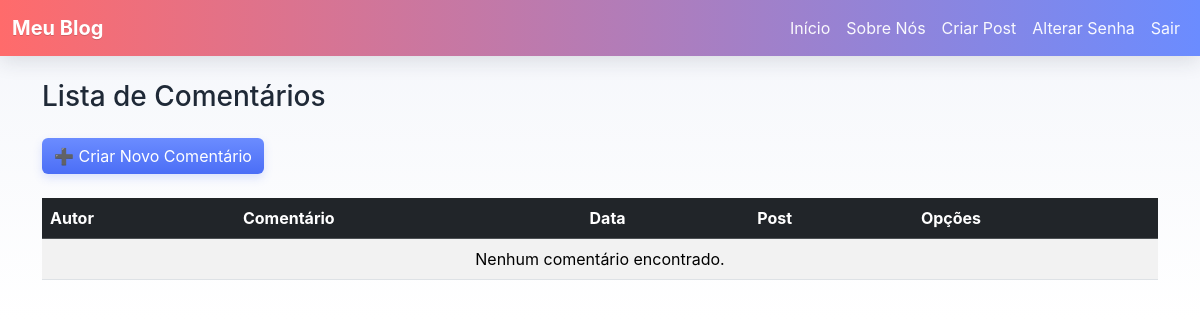
The page /comentarios/ (signed in) on the database as committed earlier.
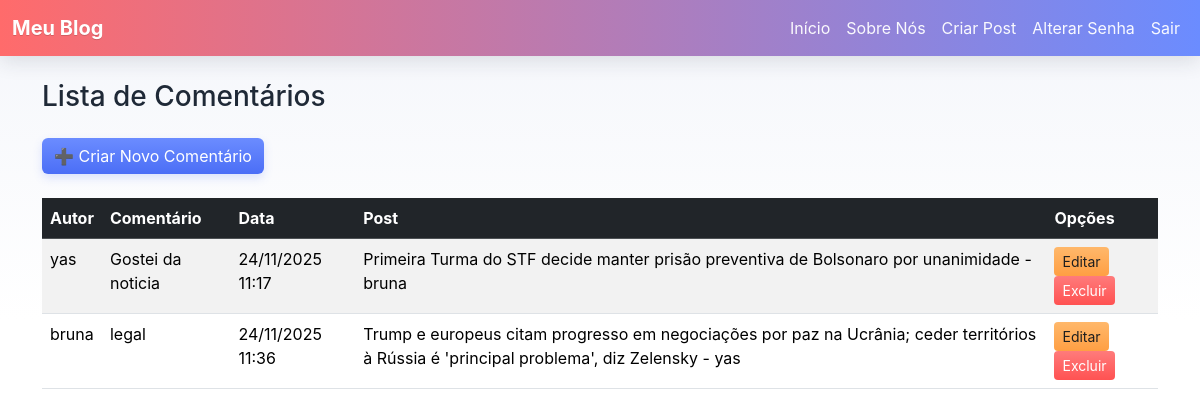
The same page on the database as committed later.
### paginas/models.py (models this page shows, shortened)
class Comentario(models.Model):
    autor = models.ForeignKey(User, on_delete=models.PROTECT)
    comentario = models.TextField()
    data = models.DateTimeField(auto_now_add=True)
    post = models.ForeignKey(Post, on_delete=models.PROTECT)

class Post(models.Model):
    titulo = models.CharField(max_length=255)
    data = models.DateTimeField(auto_now_add=True)
    texto = models.TextField()
    categoria = models.ForeignKey(Categoria, on_delete=models.PROTECT)
    autor = models.ForeignKey(User, on_delete=models.PROTECT)
    def __str__(self):
        return f"{self.titulo} - {self.autor.username}"

### paginas/views.py (the view)
# urls.py: path('comentarios/', ComentarioList.as_view(), name='comentario_list'),
class ComentarioList(LoginRequiredMixin, ListView):
    model = Comentario
    template_name = 'paginas/listas/comentario.html'
    paginate_by = 10

### paginas/templates/paginas/listas/comentario.html (shortened to what this page needs)
{% extends "paginas/modelo.html" %}
{% block conteudo %}
    <h3 class="my-4">Lista de Comentários</h3>
    <a href="{% url 'comentario_novo' %}" class="btn btn-primary mb-4">➕ Criar Novo Comentário</a>
    <div class="table-responsive">
        <table class="table table-striped table-hover">
            <thead class="table-dark">
                <tr>
                    <th scope="col">Autor</th>
                    <th scope="col">Comentário</th>
                    <th scope="col">Data</th>
                    <th scope="col">Post</th>
                    <th scope="col">Opções</th>
                </tr>
            </thead>
            <tbody>
                {% for obj in object_list %}
                    <tr>
                        <td>{{ obj.autor }}</td>
                        <td>{{ obj.comentario|truncatechars:100 }}</td>
                        <td>{{ obj.data|date:"d/m/Y H:i" }}</td>
                        <td>{{ obj.post }}</td>
                        <td>
                            {% if user.is_authenticated %}
                                {% if user.is_superuser or user == obj.autor %}
                                    <a href="{% url 'comentario_editar' obj.pk %}" class="btn btn-sm btn-warning">Editar</a>
                                    <a href="{% url 'comentario_excluir' obj.pk %}" class="btn btn-sm btn-danger">Excluir</a>
                                {% endif %}
                            {% endif %}
                        </td>
                    </tr>
                {% empty %}
                    <tr>
                        <td colspan="5" class="text-center">Nenhum comentário encontrado.</td>
                    </tr>
                {% endfor %}
            </tbody>
        </table>
    </div>
{% endblock conteudo %}

Rows that differ between the two databases and show on the page:
added Comentario: autor "yas", comentario "Gostei da noticia", data "24/11/2025 11:17", post "Primeira Turma do STF decide manter prisão preventiva de Bolsonaro por unanimidade - bruna"
added Comentario: autor "bruna", comentario "legal", data "24/11/2025 11:36", post "Trump e europeus citam progresso em negociações por paz na Ucrânia; ceder territórios à Rússia é 'principal problema', diz Zelensky - yas"
Other text that changed with them:
text no longer shown: "Nenhum comentário encontrado."
